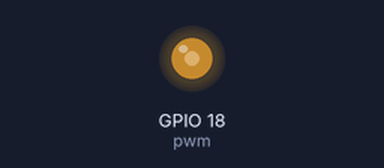
Bench run of a program on a simulated Raspberry Pi (BCM pin numbers). Shown: output pins drawn as LEDs (lit = HIGH).

Above: at 0.05 s.
At 0.25 s:
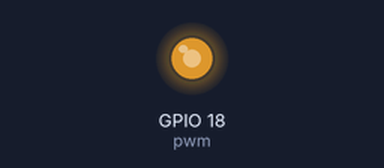
At 0.45 s:
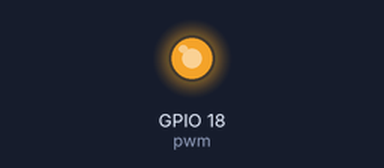
At 0.9 s:
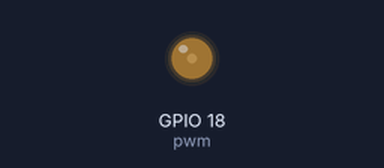
Timing chart, 0 to 3.0 s (numbered marks = the images above):
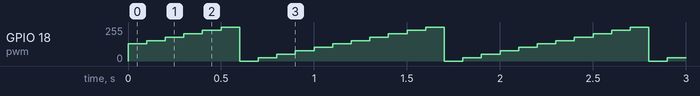

Measured:
- by itself, GPIO 18 (pwm): repeats every 1.1 s: 153/255 0.10 s, 179/255 0.10 s, 204/255 0.10 s, 230/255 0.10 s, 255/255 0.10 s, 0/255 0.10 s, 26/255 0.10 s, 51/255 0.10 s, 77/255 0.10 s, 102/255 0.10 s, 128/255 0.10 s

The program:

brightnessControl.py
```python
import RPi.GPIO as GPIO
import time

GPIO.setmode(GPIO.BCM)

leds = [13, 19, 16]

GPIO.setup(18, GPIO.OUT)
pwm = GPIO.PWM(18, 100)
dutyCycle = 50
pwm.start(dutyCycle)

try:
    while True:
        time.sleep(0.1)
        dutyCycle = dutyCycle + 10
        if dutyCycle > 100:
            dutyCycle = 0
        pwm.ChangeDutyCycle(dutyCycle)

except KeyboardInterrupt:
    print('The program was stopped by keyboard.')
finally:
    GPIO.cleanup()
    print('GPIO cleanup completed.')
```
